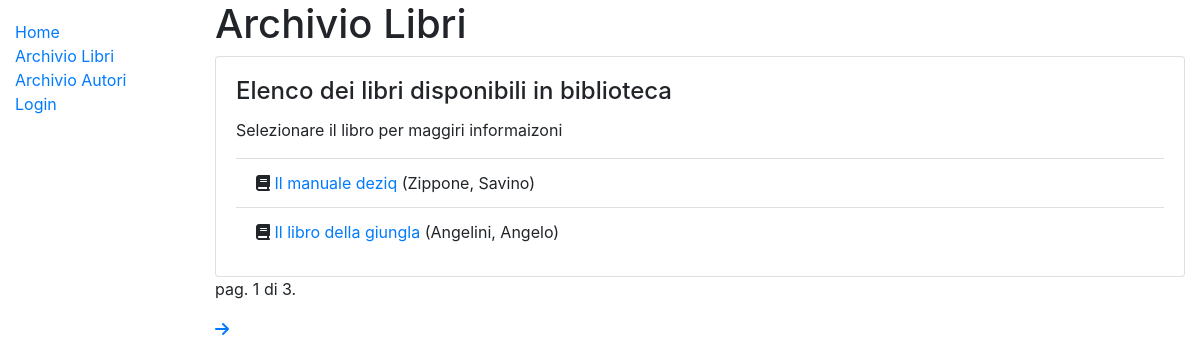
/catalog/books/, run on the app's committed database.
### catalog/models.py (models this page shows, shortened)
class Book(models.Model):
    title = models.CharField(max_length=200)
    author = models.ForeignKey('Author', on_delete=models.SET_NULL, null=True)
    summary = models.TextField(max_length=1000, help_text='Enter a brief description of the book')
    isbn = models.CharField('ISBN', max_length=13, help_text='13 Character <a href="https://www.isbn-international.org/content/what-isbn">ISBN number</a>')
    genre = models.ManyToManyField(Genre, help_text='Select a genre for this book')
    def get_absolute_url(self):
        return reverse('book-detail', args=[str(self.id)])
    def display_genre(self):
        """Create a string for the Genre. This is required to display genre in Admin."""
        return ', '.join(genre.name for genre in self.genre.all()[:3])
    display_genre.short_description = 'Genre'

class Author(models.Model):
    first_name = models.CharField(max_length=100)
    last_name = models.CharField(max_length=100)
    date_of_birth = models.DateField(null=True, blank=True)
    date_of_death = models.DateField('Died', null=True, blank=True)
    class Meta:
        ordering = ['last_name', 'first_name']
    def __str__(self):
        return f'{self.last_name}, {self.first_name}'

### catalog/views.py (the view)
# urls.py: path('books/', views.BookListView.as_view(), name='books'),
class BookListView(generic.ListView):
    model = Book
    paginate_by = 2

### catalog/templates/catalog/book_list.html
{% extends "base_generic.html" %}
{% block content %}
<h1>Archivio Libri</h1>
{% if book_list %}
<div class="card">
  <div class="card-body">
    <h4 class="card-title">Elenco dei libri disponibili in biblioteca</h4>
    <p class="card-text">Selezionare il libro per maggiri informaizoni</p>
    <ul class="list-group list-group-flush">
      {% for book in book_list %}
      <li class="list-group-item">
        <i class="fas fa-book"></i> <a href="{{ book.get_absolute_url }}">{{ book.title }}</a> ({{book.author}})
      </li>
      {% endfor %}
    </ul>
  </div>
</div>
{% else %}
<p>There are no books in the library.</p>
{% endif %}
{% endblock %}

### data on the page
Book: title "Il manuale deziq", author "Zippone, Savino"
Book: title "Il libro della giungla", author "Angelini, Angelo"

### other printed values
{{ page_obj.number }} "1"
{{ page_obj.paginator.num_pages }} "3"
